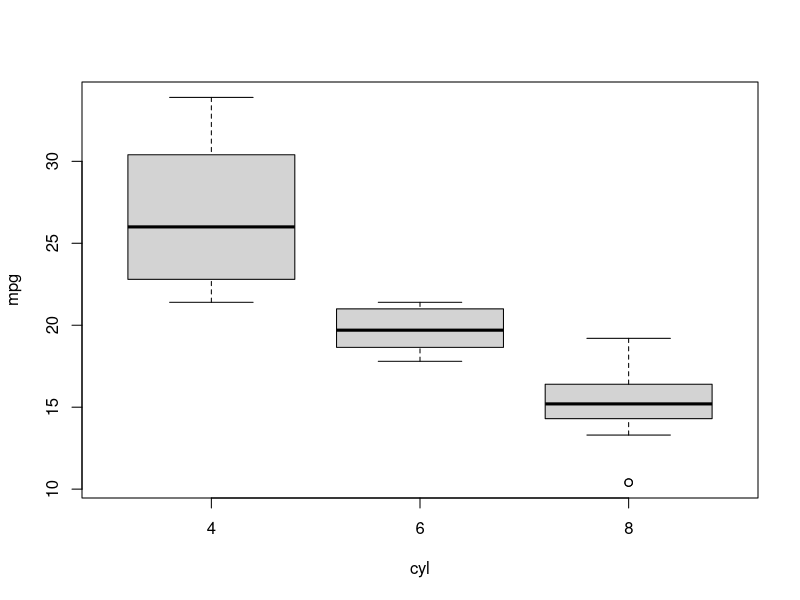

The R script that drew this image:
## ---- chunk 1
knitr::opts_chunk$set(echo = FALSE)
## ---- chunk 2
mpgData <- mtcars
mpgData$am <- factor(mpgData$am, labels = c("Automatic", "Manual"))
boxplot(mpg ~ cyl, data = mpgData)
